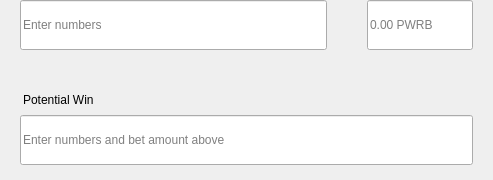
<?xml version="1.0" encoding="UTF-8"?>
<ui version="4.0">
 <class>BetMultiRow</class>
 <widget class="QWidget" name="BetMultiRow">
  <property name="geometry">
   <rect>
    <x>0</x>
    <y>0</y>
    <width>493</width>
    <height>180</height>
   </rect>
  </property>
  <property name="minimumSize">
   <size>
    <width>0</width>
    <height>0</height>
   </size>
  </property>
  <property name="maximumSize">
   <size>
    <width>16777215</width>
    <height>16777215</height>
   </size>
  </property>
  <property name="windowTitle">
   <string>Form</string>
  </property>
  <layout class="QVBoxLayout" name="verticalLayout_3">
   <property name="spacing">
    <number>0</number>
   </property>
   <property name="leftMargin">
    <number>0</number>
   </property>
   <property name="topMargin">
    <number>0</number>
   </property>
   <property name="rightMargin">
    <number>20</number>
   </property>
   <property name="bottomMargin">
    <number>5</number>
   </property>
   <item alignment="Qt::AlignTop">
    <widget class="QWidget" name="widget" native="true">
     <property name="sizePolicy">
      <sizepolicy hsizetype="Expanding" vsizetype="Maximum">
       <horstretch>0</horstretch>
       <verstretch>0</verstretch>
      </sizepolicy>
     </property>
     <property name="minimumSize">
      <size>
       <width>0</width>
       <height>60</height>
      </size>
     </property>
     <property name="maximumSize">
      <size>
       <width>16777215</width>
       <height>85</height>
      </size>
     </property>
     <layout class="QHBoxLayout" name="horizontalLayout" stretch="6,0,2">
      <property name="spacing">
       <number>0</number>
      </property>
      <property name="leftMargin">
       <number>8</number>
      </property>
      <property name="topMargin">
       <number>0</number>
      </property>
      <property name="rightMargin">
       <number>0</number>
      </property>
      <property name="bottomMargin">
       <number>0</number>
      </property>
      <item alignment="Qt::AlignTop">
       <widget class="QStackedWidget" name="stackedAddress">
        <property name="minimumSize">
         <size>
          <width>0</width>
          <height>50</height>
         </size>
        </property>
        <property name="maximumSize">
         <size>
          <width>16777215</width>
          <height>50</height>
         </size>
        </property>
        <widget class="QWidget" name="page_4">
         <property name="sizePolicy">
          <sizepolicy hsizetype="Expanding" vsizetype="Preferred">
           <horstretch>0</horstretch>
           <verstretch>0</verstretch>
          </sizepolicy>
         </property>
         <property name="minimumSize">
          <size>
           <width>0</width>
           <height>50</height>
          </size>
         </property>
         <property name="maximumSize">
          <size>
           <width>16777215</width>
           <height>55</height>
          </size>
         </property>
         <layout class="QVBoxLayout" name="verticalLayout_7">
          <property name="spacing">
           <number>0</number>
          </property>
          <property name="leftMargin">
           <number>12</number>
          </property>
          <property name="topMargin">
           <number>0</number>
          </property>
          <property name="rightMargin">
           <number>0</number>
          </property>
          <property name="bottomMargin">
           <number>0</number>
          </property>
          <item>
           <widget class="QLineEdit" name="lineEditAddress">
            <property name="minimumSize">
             <size>
              <width>0</width>
              <height>50</height>
             </size>
            </property>
            <property name="maximumSize">
             <size>
              <width>16777215</width>
              <height>50</height>
             </size>
            </property>
            <property name="placeholderText">
             <string>Enter numbers</string>
            </property>
           </widget>
          </item>
         </layout>
        </widget>
        <widget class="QWidget" name="page_3"/>
       </widget>
      </item>
      <item>
       <spacer name="horizontalSpacer_3">
        <property name="orientation">
         <enum>Qt::Horizontal</enum>
        </property>
        <property name="sizeType">
         <enum>QSizePolicy::Fixed</enum>
        </property>
        <property name="sizeHint" stdset="0">
         <size>
          <width>40</width>
          <height>20</height>
         </size>
        </property>
       </spacer>
      </item>
      <item>
       <layout class="QHBoxLayout" name="horizontalLayout_2">
        <property name="spacing">
         <number>6</number>
        </property>
        <item alignment="Qt::AlignTop">
         <widget class="QLineEdit" name="lineEditAmount">
          <property name="sizePolicy">
           <sizepolicy hsizetype="Expanding" vsizetype="Preferred">
            <horstretch>0</horstretch>
            <verstretch>0</verstretch>
           </sizepolicy>
          </property>
          <property name="minimumSize">
           <size>
            <width>0</width>
            <height>50</height>
           </size>
          </property>
          <property name="maximumSize">
           <size>
            <width>16777215</width>
            <height>50</height>
           </size>
          </property>
          <property name="maxLength">
           <number>17</number>
          </property>
          <property name="alignment">
           <set>Qt::AlignLeading|Qt::AlignLeft|Qt::AlignVCenter</set>
          </property>
          <property name="placeholderText">
           <string notr="true">0.00 PWRB</string>
          </property>
         </widget>
        </item>
        <item>
         <layout class="QVBoxLayout" name="verticalLayout">
          <property name="topMargin">
           <number>14</number>
          </property>
          <property name="bottomMargin">
           <number>0</number>
          </property>
         </layout>
        </item>
       </layout>
      </item>
     </layout>
    </widget>
   </item>
   <item>
    <widget class="QWidget" name="layoutLabel" native="true">
     <property name="minimumSize">
      <size>
       <width>0</width>
       <height>0</height>
      </size>
     </property>
     <property name="maximumSize">
      <size>
       <width>16777215</width>
       <height>16777215</height>
      </size>
     </property>
     <layout class="QVBoxLayout" name="verticalLayout_9">
      <property name="spacing">
       <number>6</number>
      </property>
      <property name="leftMargin">
       <number>20</number>
      </property>
      <property name="topMargin">
       <number>0</number>
      </property>
      <property name="rightMargin">
       <number>0</number>
      </property>
      <property name="bottomMargin">
       <number>10</number>
      </property>
      <item>
       <spacer name="verticalSpacer">
        <property name="orientation">
         <enum>Qt::Vertical</enum>
        </property>
        <property name="sizeType">
         <enum>QSizePolicy::Fixed</enum>
        </property>
        <property name="sizeHint" stdset="0">
         <size>
          <width>20</width>
          <height>20</height>
         </size>
        </property>
       </spacer>
      </item>
      <item>
       <widget class="QLabel" name="labelSubtitleDescription">
        <property name="styleSheet">
         <string notr="true">margin-bottom:2px;
margin-left:0.05px;
padding:0px;</string>
        </property>
        <property name="text">
         <string>Potential Win</string>
        </property>
       </widget>
      </item>
      <item>
       <widget class="QLineEdit" name="lineEditDescription">
        <property name="minimumSize">
         <size>
          <width>0</width>
          <height>50</height>
         </size>
        </property>
        <property name="maximumSize">
         <size>
          <width>16777215</width>
          <height>50</height>
         </size>
        </property>
        <property name="placeholderText">
          <string>Enter numbers and bet amount above</string>
        </property>
       </widget>
      </item>
     </layout>
    </widget>
   </item>
  </layout>
 </widget>
 <resources/>
 <connections/>
</ui>
